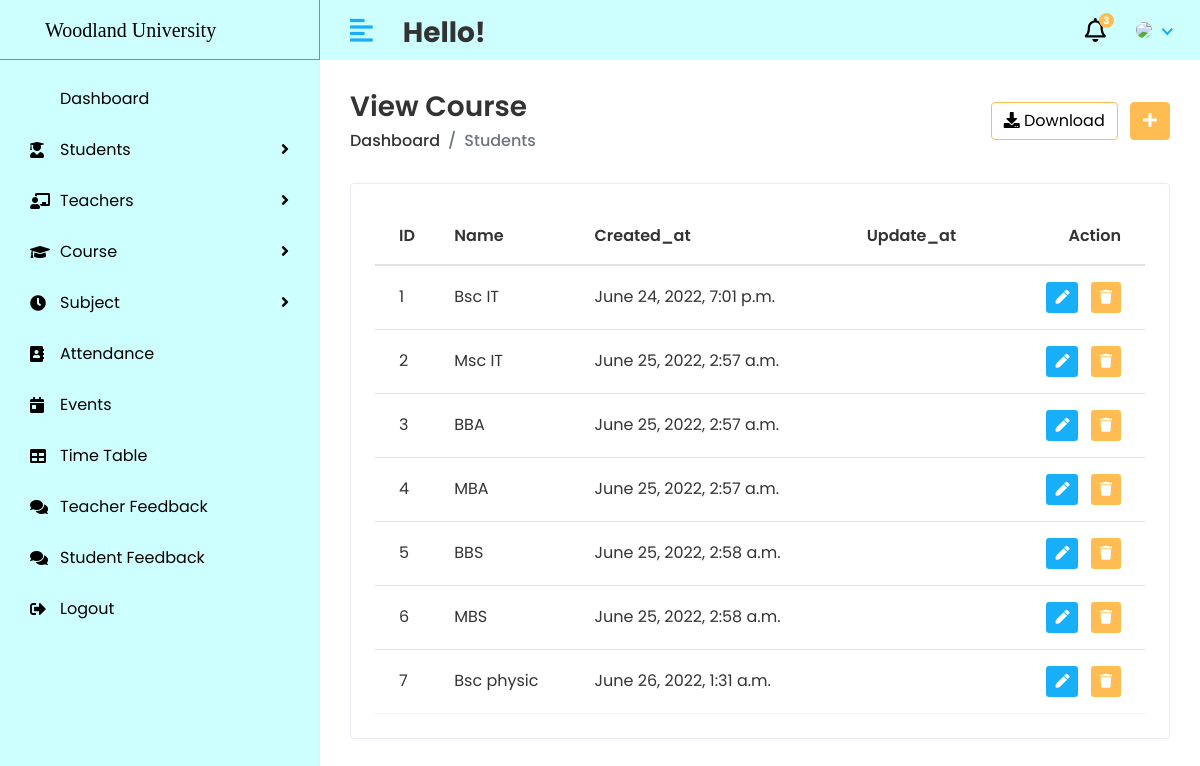
Page /HOD/view/course on the committed database.
### course_manageent_system_app/models.py (models this page shows, shortened)
class Course(models.Model):
    name = models.CharField(max_length=100)
    created_at = models.DateTimeField(auto_now_add=True)
    updated_at = models.DateTimeField(auto_now=True)

### WUC_Project/views_admin.py (the view)
# urls.py: path('HOD/view/course', views_admin.VIEW_COURSE, name='view_course'),
def VIEW_COURSE(request):
    course = Course.objects.all()
    context = {
        'course': course,
    }
    return render(request, 'HOD/view_course.html', context)

### templates/HOD/view_course.html (shortened to what this page needs)
{% extends  'dashboard.html'%}
{% block content %}
<div class="page-wrapper">
            <div class="content container-fluid">
               <div class="page-header">
                  <div class="row align-items-center">
                     <div class="col">
                        <h3 class="page-title">View Course</h3>
                        <ul class="breadcrumb">
                           <li class="breadcrumb-item"><a href="index.html">Dashboard</a></li>
                           <li class="breadcrumb-item active">Students</li>
                        </ul>
                     </div>
                     <div class="col-auto text-right float-right ml-auto">
                        <a href="#" class="btn btn-outline-primary mr-2"><i class="fas fa-download"></i> Download</a>
                        <a href="add-student.html" class="btn btn-primary"><i class="fas fa-plus"></i></a>
                     </div>
                  </div>
               </div>
               <div class="row">
                  <div class="col-sm-12">
                     <div class="card card-table">
                        <div class="card-body">
                           <div class="table-responsive">
                              <table class="table table-hover table-center mb-0 datatable">
                                     <thead>
                                        <tr>
                                           <th>ID</th>
                                           <th>Name</th>
                                            <th>Created_at</th>
                                            <th>Update_at</th>
                                           <th class="text-right">Action</th>
                                        </tr>
                                     </thead>
                                     <tbody>
                                      {% for i in course %}
                                        <tr>
                                           <td>{{i.id}}</td>
                                           <td>{{i.name}}</td>
                                            <td>{{i.created_at}}</td>
                                           <td>{{i.updateed_at}}</td>
                                            <td class="text-right">
                                              <div class="actions">
                                                     <a href="{% url 'edit_course' i.id %}" class="btn btn-sm bg-success-light mr-2">
                                                     <i class="fas fa-pen"></i>
                                                     </a>
                                                     <a href="{% url 'delete_course' i.id %}" class="btn btn-sm bg-danger-light">
                                                     <i class="fas fa-trash"></i>
                                                    </a>
                                              </div>
                                           </td>
                                        </tr>
                                      {% endfor %}
                                     </tbody>
                                  </table>
                           </div>
                        </div>
                     </div>
                  </div>
               </div>
            </div>
{% endblock %}

### static/assets/css/style.css (style rules this page uses)
html { height: 100%; }
body { background-color: #fff; color: #333; font-family: 'Poppins', sans-serif; font-size: 1rem; height: 100%; line-height: 1.5; overflow-x: hidden; }
h1, h2, h3, h4, h5, h6 { font-family: 'Poppins', sans-serif; margin-top: 0; }
a { color: #009ce7; }
input, button, a { transition: all 0.4s ease; -moz-transition: all 0.4s ease; -o-transition: all 0.4s ease; -ms-transition: all 0.4s ease; -webkit-transition: all 0.4s ease; }
ul, ol { padding: 0px; list-style: none; }
.table { color: #333; max-width: 100%; margin-bottom: 0; width: 100%; }
.table thead tr th { font-weight: 600; }
.table tbody tr { border-bottom: 1px solid rgba(0, 0, 0, 0.05); }
.table.table-center td, .table.table-center th { vertical-align: middle; }
.card-table .card-body .table > thead > tr > th { border-top: 0; }
.card-table .card-body .table tr td:first-child, .card-table .card-body .table tr th:first-child { padding-left: 1.5rem; }
.card-table .card-body .table tr td:last-child, .card-table .card-body .table tr th:last-child { padding-right: 1.5rem; }
.card-table .table td, .card-table .table th { border-top: 1px solid #e2e5e8; padding: 1rem 0.75rem; white-space: nowrap; }
.btn-primary { background-color: #FFBC53; border: 1px solid #FFBC53; }
.btn-outline-primary { color: #000; border-color: #FFBC53; }
.card { border: 1px solid #ececf5; box-shadow: 0 1px 3px 0 rgba(0, 0, 0, 0.03); margin-bottom: 1.875rem; }
.card-body { padding: 1.5rem; }
.bg-danger-light { background-color:#FFBC53 !important; color:#fff !important; }
.bg-success-light { background-color: #18aefa; color: #fff; }
.page-wrapper { margin-left: 320px; padding-top: 60px; position: relative; transition: all 0.4s ease; }
.page-wrapper > .content { padding: 1.875rem 1.875rem 0; }
.page-header { margin-bottom: 1.875rem; }
.page-header .breadcrumb { background-color: transparent; color: #6c757d; font-size: 1rem; font-weight: 500; margin-bottom: 0; padding: 0; }
.page-header .breadcrumb a { color: #333; }
.page-title { font-size: 28px; font-weight: 600; color: #333; margin-bottom: 5px; }

### rows in the picture
Course: id "1", name "Bsc IT", created_at "June 24, 2022, 7:01 p.m."
Course: id "2", name "Msc IT", created_at "June 25, 2022, 2:57 a.m."
Course: id "3", name "BBA", created_at "June 25, 2022, 2:57 a.m."
Course: id "4", name "MBA", created_at "June 25, 2022, 2:57 a.m."
Course: id "5", name "BBS", created_at "June 25, 2022, 2:58 a.m."
Course: id "6", name "MBS", created_at "June 25, 2022, 2:58 a.m."
Course: id "7", name "Bsc physic", created_at "June 26, 2022, 1:31 a.m."
